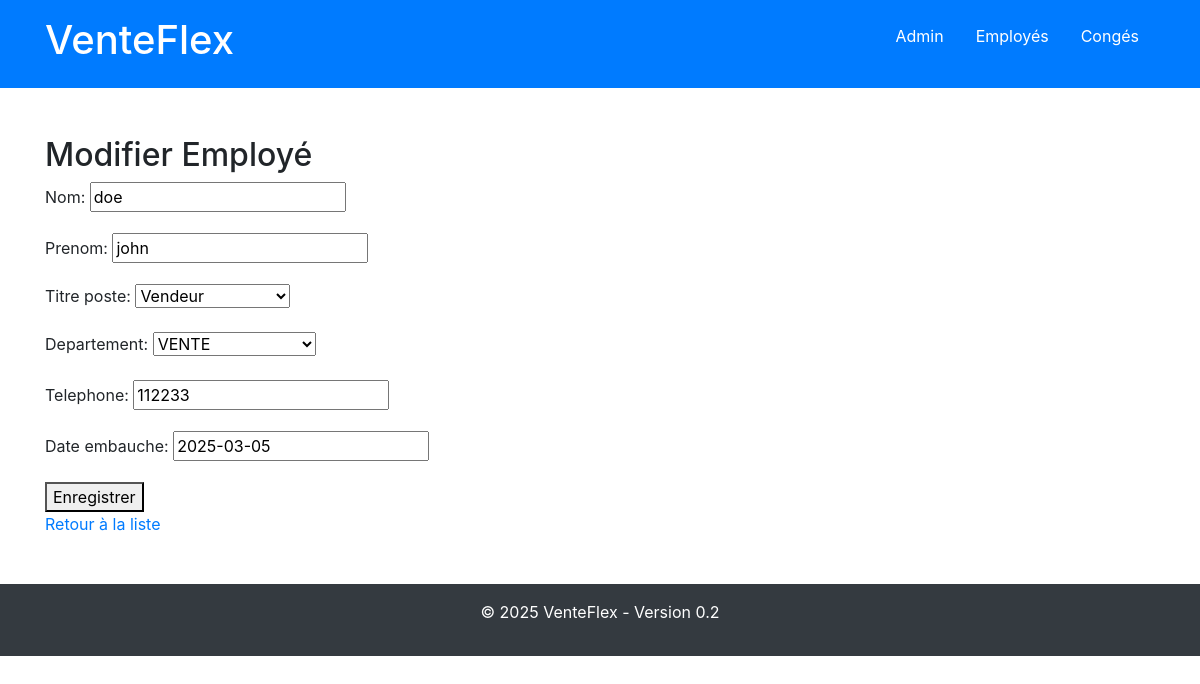
The page /personnel/modifier/1/ on the database its author committed.
### personnel/models.py (models this page shows, shortened)
class Employe(models.Model):
    utilisateur = models.OneToOneField(User, on_delete=models.CASCADE)
    prenom = models.CharField(max_length=100)
    nom = models.CharField(max_length=100)
    telephone = models.CharField(max_length=8)
    titre_poste = models.ForeignKey('TitrePoste', on_delete=models.SET_NULL, null=True)  # Référence au modèle TitrePoste
    departement = models.ForeignKey('Departement', on_delete=models.SET_NULL, null=True)  # Référence au modèle Departement
    date_embauche = models.DateField()
    actif = models.BooleanField(default=True)
    horaire = models.ForeignKey('Horaire', on_delete=models.CASCADE, null=True, blank=True)

class TitrePoste(models.Model):
    nom = models.CharField(max_length=100)
    description = models.CharField(max_length=100)
    def __str__(self):
        return self.nom

class Departement(models.Model):
    nom = models.CharField(max_length=100)
    description = models.CharField(max_length=100)
    def __str__(self):
        return self.nom

### personnel/views.py (the view)
# urls.py: path('modifier/<int:pk>/', ModifierEmployeView.as_view(), name='modifier_employe'),
class ModifierEmployeView(UpdateView):
    model = Employe
    form_class = EmployeForm
    template_name = "personnel/modifier_employe.html"
    success_url = reverse_lazy("personnel:liste_employes")  # Redirection après modification

### personnel/forms.py
class EmployeForm(forms.ModelForm):
    class Meta:
        model = Employe
        fields = ['nom', 'prenom', 'titre_poste', 'departement', 'telephone', 'date_embauche']

### personnel/templates/personnel/modifier_employe.html (shortened to what this page needs)
{% extends 'base.html' %}
{% block content %}
<h2>Modifier Employé</h2>
<form method="post">
    {{ form.as_p }}
    <button type="submit">Enregistrer</button>
</form>
<a href="{% url 'personnel:liste_employes' %}">Retour à la liste</a>
{% endblock %}

### rows shown on the page
Employe: nom "doe", prenom "john", titre_poste "Vendeur", departement "VENTE", telephone "112233", date_embauche "2025-03-05"
